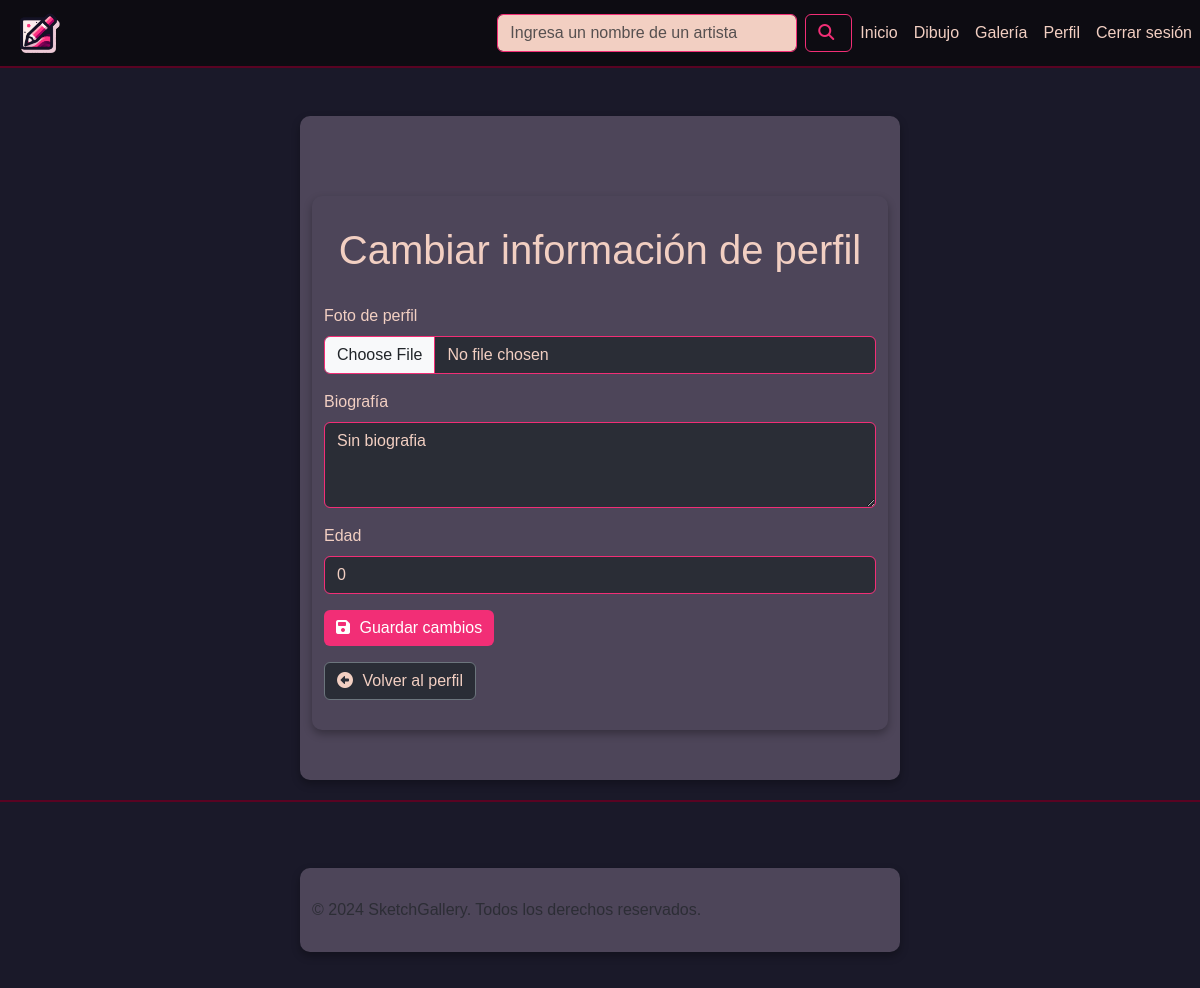
/cambiar_info_perfil (signed in), run on an earlier commit of the app's database.
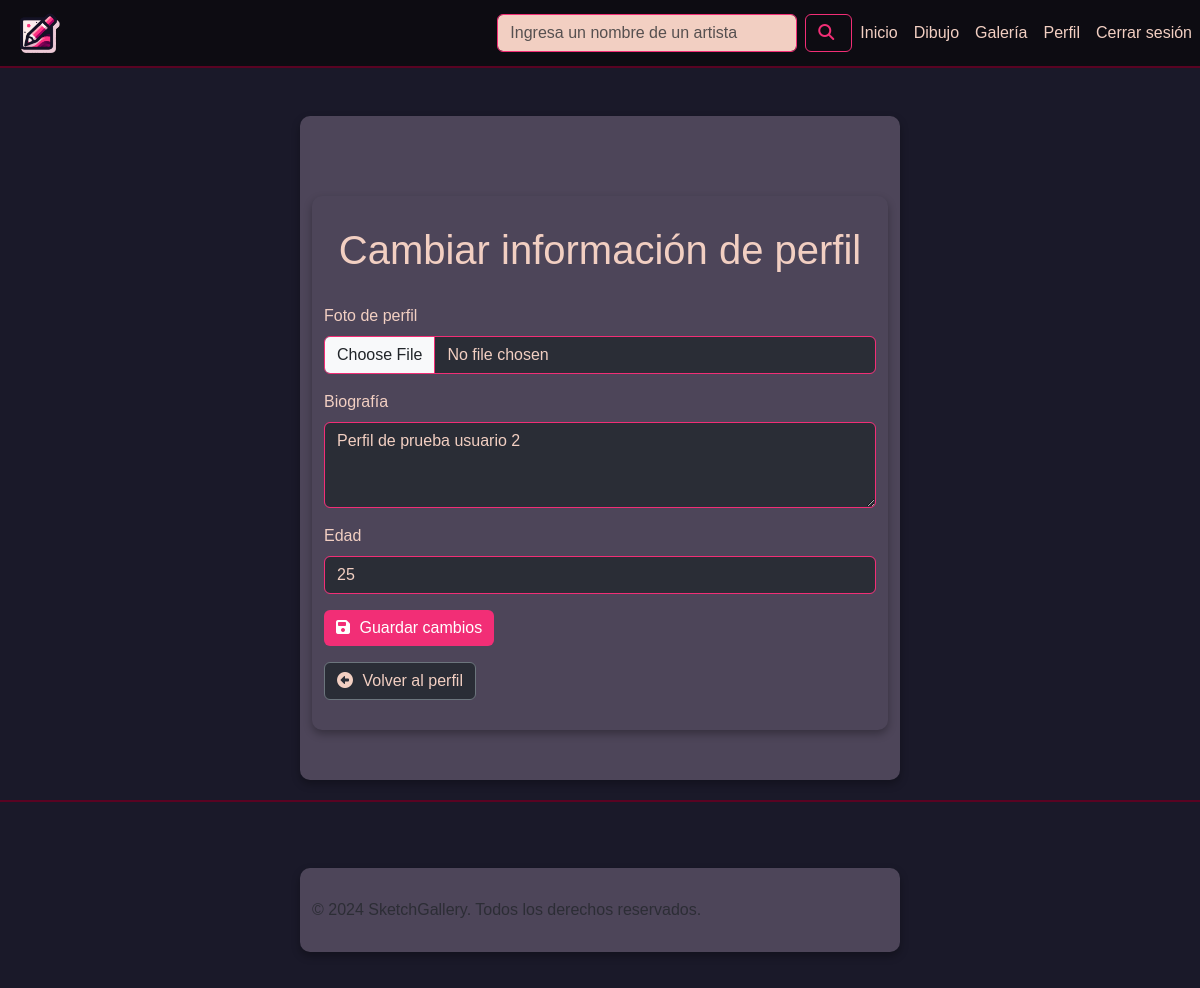
And on a later commit of the database.
### inicio/models.py (models this page shows, shortened)
class Usuario(models.Model):
    usuario = models.OneToOneField(User, on_delete=models.CASCADE)
    foto = models.ImageField(upload_to='usuarios/', null=True, blank=True)
    biografia = models.TextField(max_length=500, null=True, blank=True)
    edad = models.IntegerField()

### inicio/views.py (the view, shortened to what this page needs)
# urls.py: path('cambiar_info_perfil', cambiar_info_perfil, name='cambiar_info_perfil'),
@login_required(login_url='/')
def cambiar_info_perfil(request):
    usuario = request.user.usuario  # Obtener el usuario logueado
    context = {
        'usuario': usuario,
    }
    return render(request, 'inicio/cambiar_info_perfil.html', context)

### templates/inicio/cambiar_info_perfil.html (shortened to what this page needs)
{% extends 'base.html' %}
{% load static %}
{% block extra_css %}
    <link href="https://cdn.jsdelivr.net/npm/bootstrap@5.3.3/dist/css/bootstrap.min.css" rel="stylesheet">
    <link rel="stylesheet" href="https://cdnjs.cloudflare.com/ajax/libs/font-awesome/6.6.0/css/all.min.css">
{% endblock %}
{% block content %}
<div class="container">
    <h2>Cambiar información de perfil</h2>
    <form method="POST" enctype="multipart/form-data">
        <div class="mb-3">
            <label for="foto" class="form-label">Foto de perfil</label>
            <input type="file" class="form-control" id="foto" name="foto">
        </div>
        <div class="mb-3">
            <label for="biografia" class="form-label">Biografía</label>
            <textarea class="form-control" id="biografia" name="biografia" rows="3">{{ usuario.biografia }}</textarea>
        </div>
        <div class="mb-3">
            <label for="edad" class="form-label">Edad</label>
            <input type="number" class="form-control" id="edad" name="edad" value="{{ usuario.edad }}">
        </div>
        <button type="submit" class="btn btn-primary"><i class="fa-solid fa-floppy-disk"></i> Guardar cambios</button>
    </form>
    <a href="{% url 'inicio:perfil' %}" class="btn btn-secondary mt-3"><i class="fa-solid fa-circle-left"></i> Volver al perfil</a>
</div>
{% endblock %}

### templates/base.html (shortened to what this page needs)
{% load static %}
<!DOCTYPE html>
<html lang="en">
<head>
    <link rel="stylesheet" href="https://stackpath.bootstrapcdn.com/bootstrap/4.5.2/css/bootstrap.min.css">
    <link rel="stylesheet" href="{% static 'css/styles.css' %}" >
    <link rel="stylesheet" href="https://cdnjs.cloudflare.com/ajax/libs/font-awesome/6.6.0/css/all.min.css">
    {% block extra_css %}
    {% endblock %}
</head>
<body>
    <nav class="navbar navbar-expand-lg">
        <a class="navbar-brand" href="{% url 'inicio:index' %}"><img src="{% static 'img/logo/logo_AD.png' %}" alt="Logo" class="logo"></a>
        <div class="collapse navbar-collapse nav justify-content-end" id="navbarNav">
            <form class="d-flex" role="search" method="GET" action="{% url 'galeria:buscar_artista' %}">
                <input class="form-control me-2 nav-search" type="search" name="query" placeholder="Ingresa un nombre de un artista" aria-label="Search" style="width: 25vw;">
                <button class="btn btn-outline-success" type="submit"><i class="fa-solid fa-magnifying-glass"></i></button>
            </form>
            <ul class="navbar-nav">
                <li class="nav-item">
                    <a class="nav-link" href="{% url 'inicio:index' %}">Inicio</a>
                </li>
                <li class="nav-item">
                    <a class="nav-link" href="{% url 'dibujo:index' %}">Dibujo</a>
                </li>
                <li class="nav-item">
                    <a class="nav-link" href="{% url 'galeria:index' %}">Galería</a>
                </li>
                <li class="nav-item">
                    <a class="nav-link" href="{% url 'inicio:perfil' %}">Perfil</a>
                </li>
                <li class="nav-item">
                    {% if user.is_authenticated %}
                    <a class="nav-link" href="{% url 'inicio:logout' %}">Cerrar sesión</a>
                    {% else %}
                    <a class="nav-link" href="{% url 'inicio:logout' %}">Iniciar sesión</a>
                    {% endif %}
                </li>
            </ul>
        </div>
    </nav>
    <div class="container mt-5">
        {% block content %}{% endblock %}
    </div>
    <footer class="footer mt-auto py-3">
        <div class="container">
            <span class="text-muted">&copy; 2024 SketchGallery. Todos los derechos reservados.</span>
        </div>
    </footer>
</body>
</html>

### static/css/styles.css (style rules this page uses)
body { background-color: #1A1929; font-family: 'Poppins', sans-serif; }
.navbar { background-color: #0D0C12; border-bottom: 2px solid #590322; margin-bottom: 20px; }
.navbar-brand, .navbar-nav .nav-link { color: #F2CFC2 !important; transition: color 0.3s ease; }
.nav-search { background-color: #F2CFC2 !important; }
.btn-outline-success { color: #F22E76 !important; border-color: #F22E76 !important; }
.container { background-color: #4D4559; padding: 30px; border-radius: 10px; box-shadow: 0 4px 8px rgba(0, 0, 0, 0.3); margin-bottom: 20px; }
.footer { background-color: #1A1929; border-top: 2px solid #590322; }
.footer .text-muted { color: #0D0C12; }

### templates/inicio/cambiar_info_perfil.html (style rules this page uses)
body { background-color: #1A1929; font-family: 'Poppins', sans-serif; }
h2 { color: #F2CFC2; text-align: center; font-size: 2.5rem; margin-bottom: 30px; }
.form-label { color: #F2CFC2; }
.form-control { background-color: #2A2D36; color: #F2CFC2; border: 1px solid #F22E76; }
.btn-primary { background-color: #F22E76 !important; border: none; }
.btn-secondary { background-color: #2A2D36 !important; color: #F2CFC2 !important; }
.container { max-width: 600px; margin-top: 50px; }
.fa-solid { margin-right: 5px; }

### templates/base.html (style rules this page uses)
.logo { width: 40px; height: 40px; margin-top: 0; padding-top: 0; margin-left: 20px; }

What changed in the data, as far as the page shows it:
changed Usuario: biografia "Sin biografia" → "Perfil de prueba usuario 2"; edad "0" → "25"
